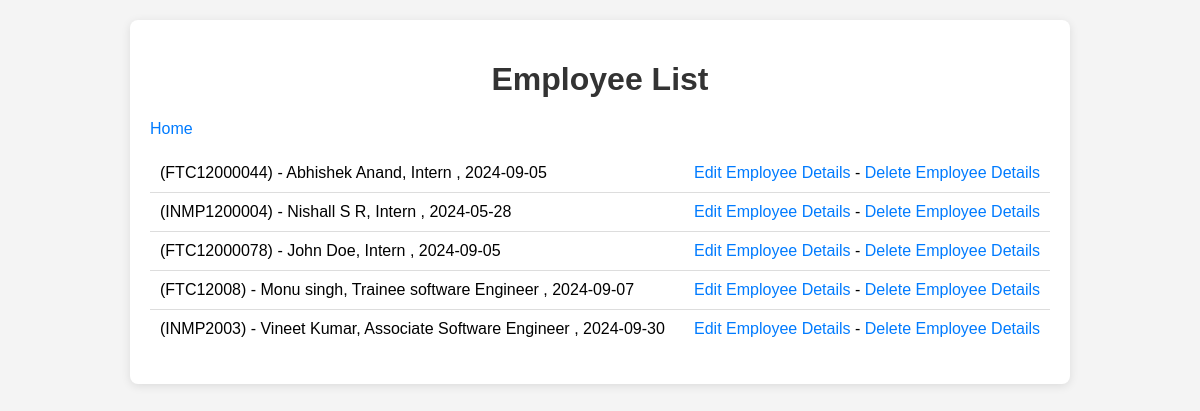
Page /read/ on the earlier database version.
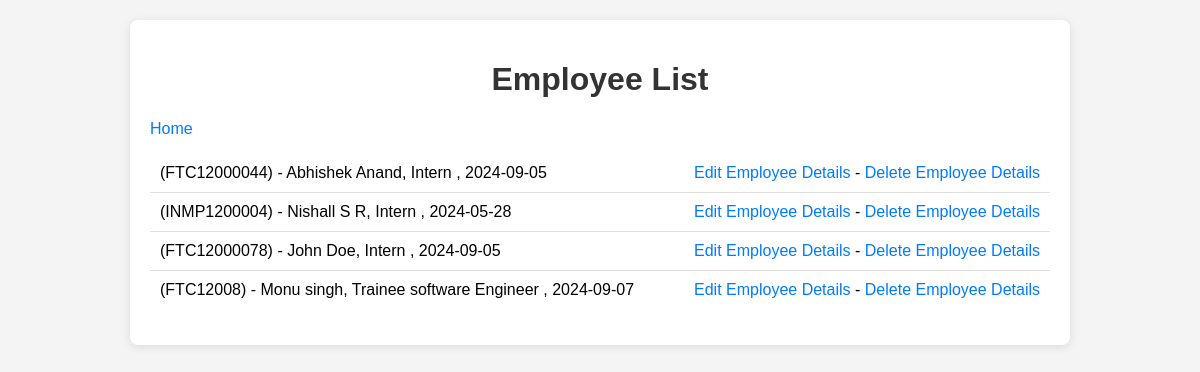
Same page on the later database version.
### employees/models.py (models this page shows)
class Name(models.Model):
    employee_id = models.CharField(max_length=10)
    first_name = models.CharField(max_length=50)
    role = models.CharField(max_length=60)
    last_name = models.CharField(max_length=50)
    emergency_contact = models.CharField(max_length=15)
    hire_date = models.DateField()
    is_currently_working = models.BooleanField(default=True)
    def __str__(self):
        return f"({self.employee_id}) - {self.first_name} {self.last_name}, {self.role} , {self.hire_date}"

### employees/views.py (the view)
# urls.py: path('read/', views.read_names, name='read_names'),
def read_names(request):
    names = Name.objects.all()
    return render(request, 'employees/read_names.html', {'names': names})

### employees/templates/employees/read_names.html (shortened to what this page needs)
<!DOCTYPE html>
<html lang="en">
<head>
</head>
<body>
    <div class="container">
        <h1>Employee List</h1>
        <a href="{% url 'home' %}">Home</a>
        <ul>
            {% for name in names %}
                <li>
                    <span>{{ name }}</span>
                    <span>
                        <a href="{% url 'update_name' name.id %}">Edit Employee Details</a> -
                        <a href="{% url 'delete_name' name.id %}">Delete Employee Details</a>
                    </span>
                </li>
            {% endfor %}
        </ul>
    </div>
</body>
</html>

Differences in the rows shown:
removed Name: employee+first_name+last_name "(INMP2003) - Vineet Kumar, Associate Software Engineer , 2024-09-30"
